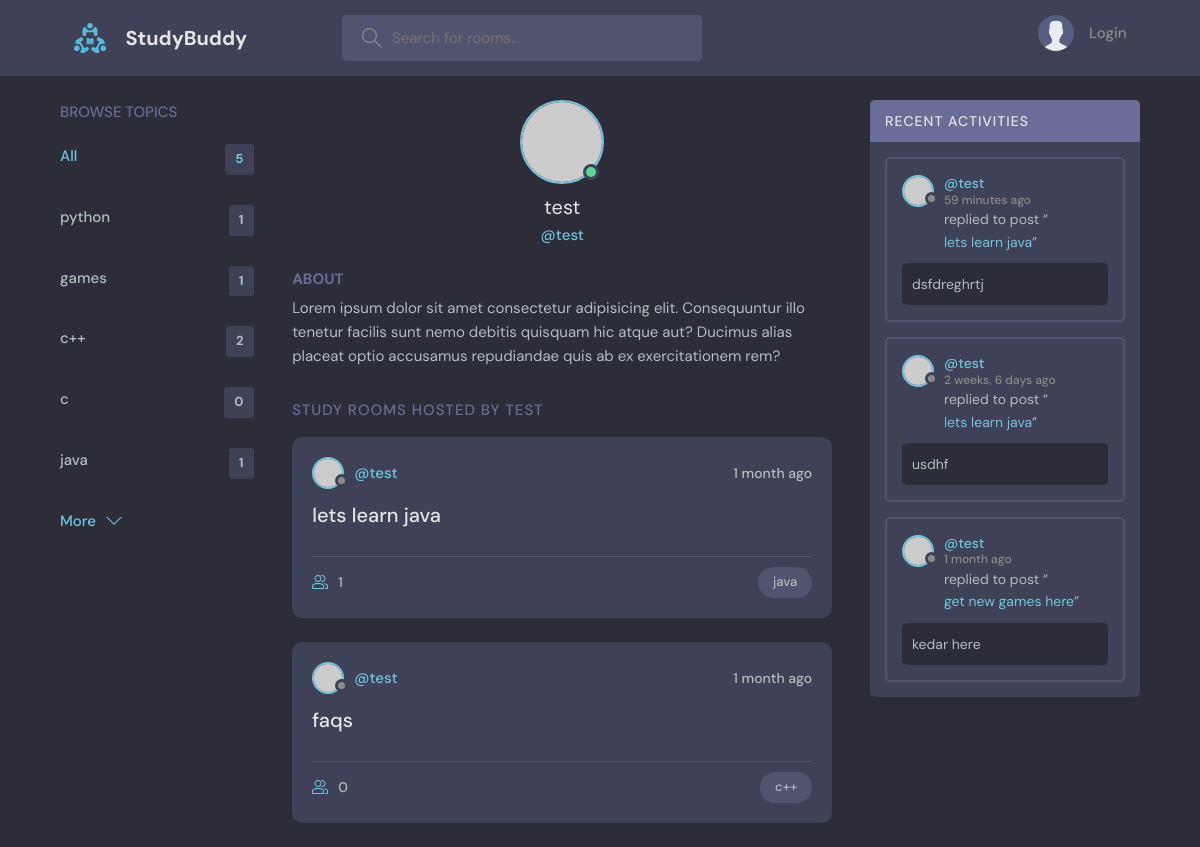
Screenshot of /profile/5/ with the database file from the repository.
### base/models.py (models this page shows, shortened)
class Topic(models.Model):
    name = models.CharField(max_length=200)

class Room(models.Model):
    host = models.ForeignKey(User,on_delete=models.SET_NULL, null=True)
    topic = models.ForeignKey(Topic,on_delete=models.SET_NULL, null=True)
    name = models.CharField(max_length=200, unique=True)
    description = models.TextField(null=True, blank=True)
    participants = models.ManyToManyField(User, related_name='participants', blank=True)
    requesters = models.ManyToManyField(User, related_name='requesters', blank=True)
    updated = models.DateTimeField(auto_now=True)
    created = models.DateTimeField(auto_now_add=True)
    class Meta:
        ordering = ['-updated', '-created']
    def __str__(self):
        return self.name

class Message(models.Model):
    user = models.ForeignKey(User, on_delete=models.CASCADE)
    room = models.ForeignKey(Room,on_delete=models.CASCADE)
    body = models.TextField()
    updated = models.DateTimeField(auto_now=True)
    created = models.DateTimeField(auto_now_add=True)
    class Meta:
        ordering = ['-updated', '-created']

### base/views.py (the view)
# urls.py: path('profile/<str:pk>/', views.userProfile, name="user-profile"),
def userProfile(request, pk):
    user = User.objects.get(id=pk)
    rooms = user.room_set.all()
    room_messages = user.message_set.all()
    topics = Topic.objects.all()
    context = {'user': user, 'rooms': rooms,
                'room_messages': room_messages, 'topics': topics}
    return render(request, 'base/profile.html', context)

### base/templates/base/profile.html (shortened to what this page needs)
{% extends 'main.html' %}
{% block content %}
  <main class="profile-page layout layout--3">
    <div class="container">
      {% include 'base/topics_component.html' %}
      <div class="roomList">
        <div class="profile">
          <div class="profile__avatar">
            <div class="avatar avatar--large active">
              <img src="https://randomuser.me/api/portraits/men/11.jpg" />
            </div>
          </div>
          <div class="profile__info">
            <h3>{{user.username}}</h3>
            <p>@{{user.username}}</p>
          </div>
          <div class="profile__about">
            <h3>About</h3>
            <p>
              Lorem ipsum dolor sit amet consectetur adipisicing elit. Consequuntur illo tenetur
              facilis sunt nemo debitis quisquam hic atque aut? Ducimus alias placeat optio
              accusamus repudiandae quis ab ex exercitationem rem?
            </p>
          </div>
        </div>
        <div class="roomList__header">
          <div>
            <h2>Study Rooms Hosted by {{user.username}}</a>
            </h2>
          </div>
        </div>
        {% include 'base/feed_component.html' %}
      </div>
      {% include 'base/activity_component.html' %}
    </div>
  </main>
  {% endblock content %}

### base/templates/base/topics_component.html
<div class="topics">
  <div class="topics__header">
    <h2>Browse Topics</h2>
  </div>
  <ul class="topics__list">
    <li>
      <a href="{% url 'home' %}" class="active">All <span>{{ topics.count }}</span></a>
    </li>
    {% for topic in topics %}
    <li>
      <a href="{% url 'home' %}?q={{topic.name}}">{{topic.name}} <span>{{ topic.room_set.all.count }}</span></a>
    </li>
    {% endfor %}
  </ul>
  <a class="btn btn--link" href="topics.html">
    More
    <svg version="1.1" xmlns="http://www.w3.org/2000/svg" width="32" height="32" viewBox="0 0 32 32">
      <title>chevron-down</title>
      <path d="M16 21l-13-13h-3l16 16 16-16h-3l-13 13z"></path>
    </svg>
  </a>
</div>

### base/templates/base/feed_component.html (shortened to what this page needs)
{% for room in rooms %}
<div class="roomListRoom">
  <div class="roomListRoom__header">
    <a href="{% url 'user-profile' room.host.id %}" class="roomListRoom__author">
      <div class="avatar avatar--small">
        <img src="https://randomuser.me/api/portraits/women/11.jpg" />
      </div>
      <span>@{{room.host.username}}</span>
    </a>
    <div class="roomListRoom__actions">
      <span>{{room.created|timesince}} ago</span>
    </div>
  </div>
  <div class="roomListRoom__content">
    <a href="{% url 'room' room.id %}">{{room.name}}</a>
  </div>
  <div class="roomListRoom__meta">
    <a href="{% url 'room' room.id %}" class="roomListRoom__joined">
      {{room.participants.all.count}}
    </a>
    <p class="roomListRoom__topic">{{ room.topic.name }}</p>
  </div>
</div>
{% endfor %}

### base/templates/base/activity_component.html (shortened to what this page needs)
<div class="activities">
  <div class="activities__header">
    <h2>Recent Activities</h2>
  </div>
  {% for message in room_messages %}
  <div class="activities__box">
    <div class="activities__boxHeader roomListRoom__header">
      <a href="{% url 'user-profile' message.user.id %}" class="roomListRoom__author">
        <div class="avatar avatar--small">
          <img src="https://randomuser.me/api/portraits/women/11.jpg" />
        </div>
        <p>
          @{{ message.user }}
          <span>{{ message.created|timesince }} ago</span>
        </p>
      </a>
    </div>
    <div class="activities__boxContent">
      <p>replied to post “<a href="{% url 'room' message.room.id %}">{{message.room}}</a>”</p>
      <div class="activities__boxRoomContent">
        {{message.body}}
      </div>
    </div>
  </div>
  {% endfor %}
</div>

### rows the page displays
Topic: name "python", room_set.all.count "1"
Topic: name "games", room_set.all.count "1"
Topic: name "c++", room_set.all.count "2"
Topic: name "c", room_set.all.count "0"
Topic: name "java", room_set.all.count "1"
Room: host.username "test", created "1 month", name "lets learn java", participants.all.count "1", topic.name "java"
Room: host.username "test", created "1 month", name "faqs", participants.all.count "0", topic.name "c++"
Message: user "test", created "59 minutes", room "lets learn java", body "dsfdreghrtj"
Message: user "test", created "2 weeks, 6 days", room "lets learn java", body "usdhf"
Message: user "test", created "1 month", room "get new games here", body "kedar here"

### other values shown
{{ topics.count }} "5"
{{ user.username }} "test"
{{ user.username }} "TEST"
